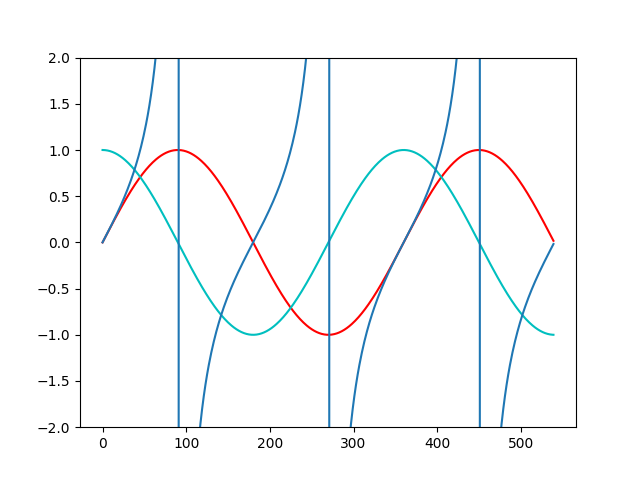

This figure's Python source:
import matplotlib.pyplot as plt
import math

grados = []
seno = []
coseno = []
tangent = []

for i in range(0,540):
	grados.append(i)
	radianes = (i* math.pi)/180
	seno.append(math.sin(radianes))
	coseno.append(math.cos(radianes))
	tangent.append(math.tan(radianes))

plt.ylim(-2,2)
plt.plot(grados,seno,"r")
plt.plot(grados,coseno,"c")
plt.plot(grados,tangent)
plt.show()
